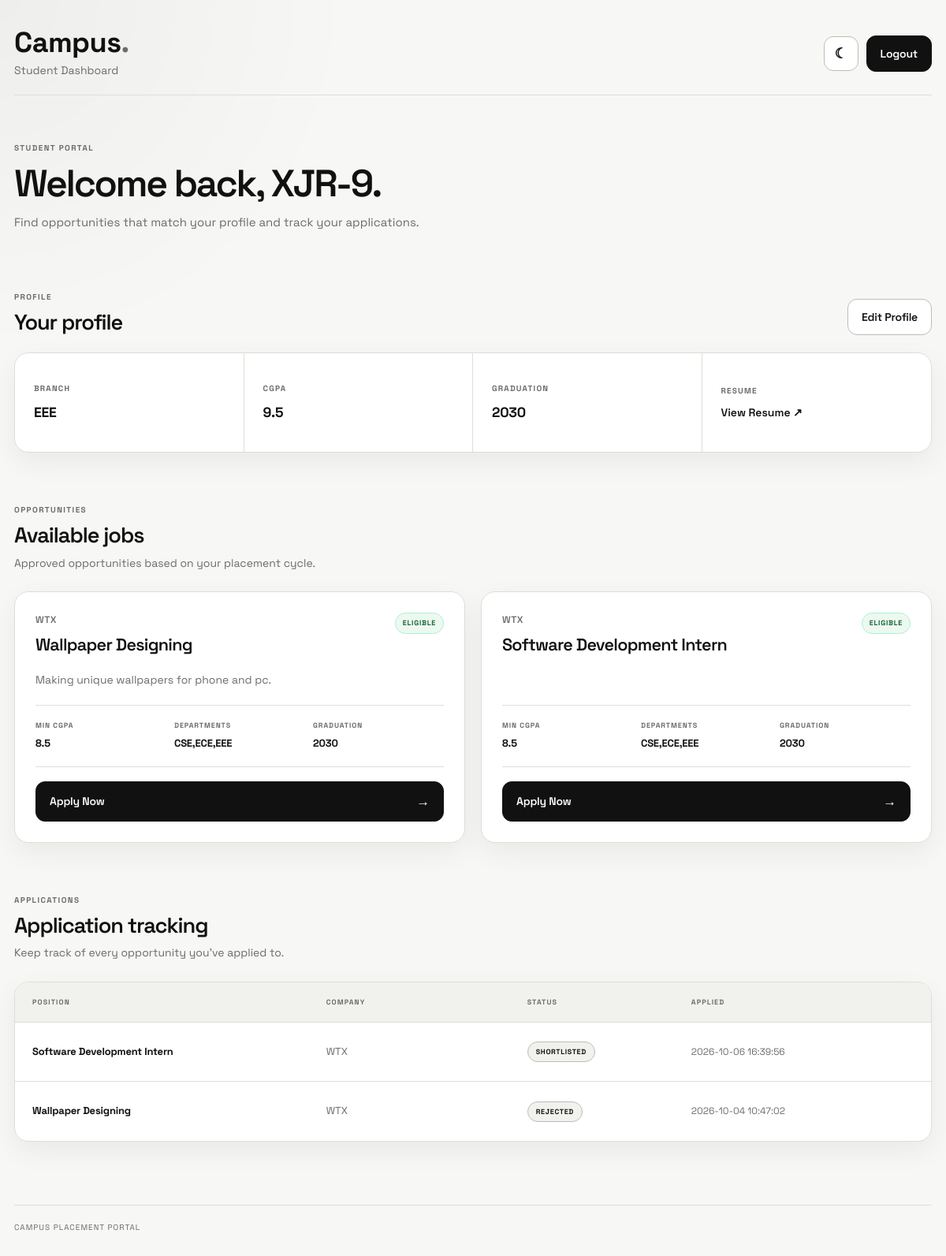
The page /student/dashboard (signed in) on the database its author committed.
### tables this page shows
CREATE TABLE users (
            id INTEGER PRIMARY KEY AUTOINCREMENT,
            name TEXT NOT NULL,
            email TEXT NOT NULL UNIQUE,
            password TEXT NOT NULL,
            phone TEXT,
            role TEXT NOT NULL
        );

CREATE TABLE students (
        id INTEGER PRIMARY KEY AUTOINCREMENT,
        user_id INTEGER NOT NULL UNIQUE,
        branch TEXT NOT NULL,
        cgpa REAL NOT NULL,
        graduation_year INTEGER NOT NULL,
        resume_link TEXT,
        FOREIGN KEY (user_id) REFERENCES users(id)
    );

CREATE TABLE jobs (
            id INTEGER PRIMARY KEY AUTOINCREMENT,
            company_id INTEGER NOT NULL,
            title TEXT NOT NULL,
            description TEXT,
            minimum_cgpa REAL NOT NULL,
            allowed_departments TEXT NOT NULL,
            graduation_year INTEGER NOT NULL,
            approval_status TEXT NOT NULL DEFAULT 'PENDING',
            created_at TIMESTAMP DEFAULT CURRENT_TIMESTAMP,
            FOREIGN KEY (company_id) REFERENCES companies(id)
        );

CREATE TABLE companies (
            id INTEGER PRIMARY KEY AUTOINCREMENT,
            recruiter_id INTEGER NOT NULL,
            company_name TEXT NOT NULL,
            description TEXT,
            website TEXT,
            approval_status TEXT NOT NULL DEFAULT 'PENDING',
            created_at TIMESTAMP DEFAULT CURRENT_TIMESTAMP,
            FOREIGN KEY (recruiter_id) REFERENCES users(id)
        );

CREATE TABLE applications (
        id INTEGER PRIMARY KEY AUTOINCREMENT,
        student_id INTEGER NOT NULL,
        job_id INTEGER NOT NULL,
        status TEXT NOT NULL DEFAULT 'APPLIED',
        applied_at TIMESTAMP DEFAULT CURRENT_TIMESTAMP,
        updated_at TIMESTAMP DEFAULT CURRENT_TIMESTAMP,
        UNIQUE(student_id, job_id),
        FOREIGN KEY (student_id) REFERENCES students(id),
        FOREIGN KEY (job_id) REFERENCES jobs(id)
        );

### routes/student.py (the view)
@student_bp.route("/student/dashboard")
def student_dashboard():
    if "user_id" not in session:
        return redirect(url_for("auth.login"))
    if session["role"] != "student":
        abort(403)
    message = request.args.get("message")
    connection = get_db_connection()
    user = connection.execute(
        "SELECT * FROM users WHERE id = ?",
        (session["user_id"],)
    ).fetchone()
    student = connection.execute(
        "SELECT * FROM students WHERE user_id = ?",
        (session["user_id"],)
    ).fetchone()
    jobs = connection.execute("""
        SELECT
            jobs.*,
            companies.company_name
        FROM jobs
        JOIN companies
        ON jobs.company_id = companies.id
        WHERE jobs.approval_status = 'APPROVED'
        AND companies.approval_status = 'APPROVED'
    """).fetchall()
    job_list = []
    for job in jobs:
        eligible, reason = check_eligibility(student, job)
        job_data = dict(job)
        job_data["eligible"] = eligible
        job_data["eligibility_reason"] = reason
        job_list.append(job_data)
    if student:
        applications = connection.execute("""
            SELECT
                applications.*,
                jobs.title,
                companies.company_name
            FROM applications
            JOIN jobs
                ON applications.job_id = jobs.id
            JOIN companies
                ON jobs.company_id = companies.id
            WHERE applications.student_id = ?
            ORDER BY applications.applied_at DESC
        """, (student["id"],)).fetchall()
    else:
        applications = []
    connection.close()
    return render_template(
        "student_dashboard.html",
        user=user,
        student=student,
        jobs=job_list,
        applications=applications,
        message=message
)

### database.py (called while the page is built)
def get_db_connection():
    connection = sqlite3.connect("placement.db")
    connection.row_factory = sqlite3.Row
    return connection

### routes/student.py (called while the page is built)
def check_eligibility(student, job):
    if student is None:
        return False, "Please complete your student profile first."
    if student["cgpa"] < job["minimum_cgpa"]:
        return False, (
            f"Minimum CGPA required is {job['minimum_cgpa']}. "
            f"Your CGPA is {student['cgpa']}."
        )
    allowed_departments = [
        dept.strip().upper()
        for dept in job["allowed_departments"].split(",")
    ]
    if student["branch"].strip().upper() not in allowed_departments:
        return False, "Your department is not eligible for this job."
    if student["graduation_year"] != job["graduation_year"]:
        return False, (
            f"This job is for graduation year "
            f"{job['graduation_year']}."
        )
    return True, "You are eligible for this job."

### templates/student_dashboard.html (shortened to what this page needs)
<!DOCTYPE html>
<html>
<head>
    <link rel="stylesheet"
          href="{{ url_for('static', filename='style.css') }}">
</head>
<body>
    <div class="page-container">
        <header class="dashboard-header">
            <div>
                <h1>Campus<span class="brand-dot">.</span></h1>
                <p>Student Dashboard</p>
            </div>
            <div class="header-actions">
                <button
                    type="button"
                    class="theme-toggle"
                    data-theme-toggle
                    aria-label="Switch theme"
                    title="Switch theme"
                >
                    <span class="theme-icon" aria-hidden="true">☾</span>
                </button>
                <a href="{{ url_for('auth.logout') }}">
                    <button>Logout</button>
                </a>
            </div>
        </header>
        <section class="student-welcome">
            <div>
                <span class="page-kicker">
                    STUDENT PORTAL
                </span>
                <h2>
                    Welcome back,
                    {{ user["name"] }}.
                </h2>
                <p>
                    Find opportunities that match your profile
                    and track your applications.
                </p>
            </div>
        </section>
        <section class="dashboard-section">
            <div class="section-heading">
                <div>
                    <span class="page-kicker">
                        PROFILE
                    </span>
                    <h2>Your profile</h2>
                </div>
                <a href="{{ url_for('student.student_profile') }}">
                    <button class="outline-button">
                        Edit Profile
                    </button>
                </a>
            </div>
            {% if student %}
            <div class="student-profile-card">
                <div class="profile-stat">
                    <span>BRANCH</span>
                    <strong>
                        {{ student["branch"] }}
                    </strong>
                </div>
                <div class="profile-stat">
                    <span>CGPA</span>
                    <strong>
                        {{ student["cgpa"] }}
                    </strong>
                </div>
                <div class="profile-stat">
                    <span>GRADUATION</span>
                    <strong>
                        {{ student["graduation_year"] }}
                    </strong>
                </div>
                <div class="profile-stat">
                    <span>RESUME</span>
                    {% if student["resume_link"] %}
                    <a
                        href="{{ student['resume_link'] }}"
                        target="_blank"
                    >
                        View Resume ↗
                    </a>
                    {% else %}
                    <strong class="muted-value">
                        Not added
                    </strong>
                    {% endif %}
                </div>
            </div>
            {% endif %}
        </section>
        <section class="dashboard-section">
            <div class="section-heading stacked-heading">
                <div>
                    <span class="page-kicker">
                        OPPORTUNITIES
                    </span>
                    <h2>Available jobs</h2>
                    <p>
                        Approved opportunities based on your placement cycle.
                    </p>
                </div>
            </div>
            {% if jobs %}
            <div class="modern-job-grid">
                {% for job in jobs %}
                <article class="modern-job-card">
                    <div class="job-card-top">
                        <div>
                            <span class="job-company">
                                {{ job["company_name"] }}
                            </span>
                            <h3>
                                {{ job["title"] }}
                            </h3>
                        </div>
                        {% if job["eligible"] %}
                        <span class="eligibility-badge eligible">
                            ELIGIBLE
                        </span>
                        {% else %}
                        <span class="eligibility-badge ineligible">
                            NOT ELIGIBLE
                        </span>
                        {% endif %}
                    </div>
                    {% if job["description"] %}
                    <p class="modern-job-description">
                        {{ job["description"] }}
                    </p>
                    {% endif %}
                    <div class="job-requirements">
                        <div>
                            <span>MIN CGPA</span>
                            <strong>
                                {{ job["minimum_cgpa"] }}
                            </strong>
                        </div>
                        <div>
                            <span>DEPARTMENTS</span>
                            <strong>
                                {{ job["allowed_departments"] }}
                            </strong>
                        </div>
                        <div>
                            <span>GRADUATION</span>
                            <strong>
                                {{ job["graduation_year"] }}
                            </strong>
                        </div>
                    </div>
                    {% if job["eligible"] %}
                    <div class="job-card-action">
                        <form
                            method="POST"
                            action="{{ url_for('student.apply_job', job_id=job['id']) }}"
                        >
                            <button class="apply-button">
                                Apply Now
                                <span>→</span>
                            </button>
                        </form>
                    </div>
                    {% endif %}
                </article>
                {% endfor %}
            </div>
            {% endif %}
        </section>
        <section class="dashboard-section">
            <div class="section-heading stacked-heading">
                <div>
                    <span class="page-kicker">
                        APPLICATIONS
                    </span>
                    <h2>Application tracking</h2>
                    <p>
                        Keep track of every opportunity you've applied to.
                    </p>
                </div>
            </div>
            {% if applications %}
            <div class="application-table">
                <div class="application-table-header">
                    <span>POSITION</span>
                    <span>COMPANY</span>
                    <span>STATUS</span>
                    <span>APPLIED</span>
                </div>
                {% for application in applications %}
                <div class="application-row">
                    <div>
                        <strong>
                            {{ application["title"] }}
                        </strong>
                    </div>
                    <div>
                        {{ application["company_name"] }}
                    </div>
                    <div>
                        <span class="application-status">
                            {{ application["status"] }}
                        </span>
                    </div>
                    <div class="application-date-modern">
                        {{ application["applied_at"] }}
                    </div>
                </div>
                {% endfor %}
            </div>
            {% endif %}
        </section>
        <footer class="dashboard-footer">
            Campus Placement Portal
        </footer>
    </div>
</body>
</html>

### rows shown on the page
users: name "XJR-9"
students: branch "EEE", cgpa "9.5", graduation_year "2030"
jobs: company_name "WTX", title "Wallpaper Designing", description "Making unique wallpapers for phone and pc.", minimum_cgpa "8.5", allowed_departments "CSE,ECE,EEE", graduation_year "2030"
jobs: company_name "WTX", title "Software Development Intern", minimum_cgpa "8.5", allowed_departments "CSE,ECE,EEE", graduation_year "2030"
applications: title "Software Development Intern", company_name "WTX", status "SHORTLISTED", applied_at "2026-10-06 16:39:56"
applications: title "Wallpaper Designing", company_name "WTX", status "REJECTED", applied_at "2026-10-04 10:47:02"
